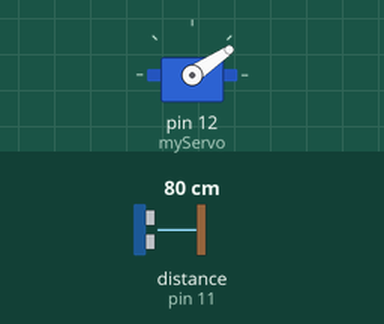
This sketch was run on a simulated Arduino Uno, built with avr-gcc and run on an emulated ATmega328P. Shown: servo. The inputs (shaded band) are chosen by the test bench; at power-on: distance to the obstacle (sensor on pin 11) 80 cm. The echo pulse lasts 58.3 µs per cm; what the sketch prints to the serial monitor is not drawn.

Above: at 1.25 s.
1.3 s: distance to the obstacle (sensor on pin 11) set to 2 cm
At 1.98 s:
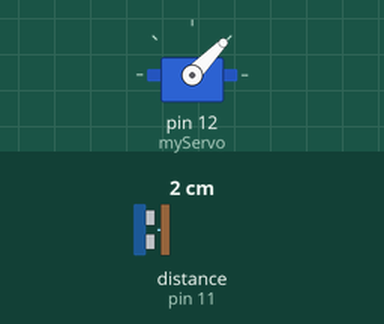
4.3 s: distance to the obstacle (sensor on pin 11) set to 4 cm
At 4.3 s:
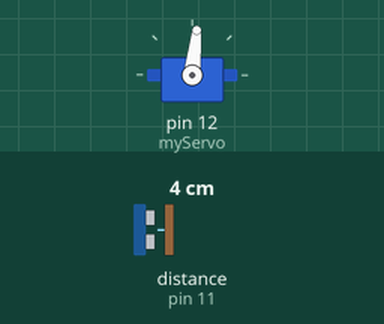
Timing chart, 0 to 16.3 s (numbered marks = the images above; inputs shaded):
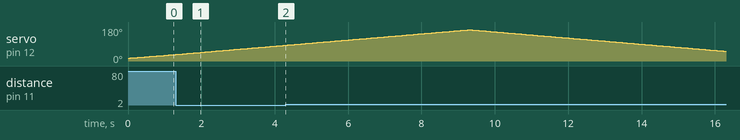

The sketch:

Radar.ino
```cpp
// Includes the libraries
#include <Servo.h>
#include <NewPing.h>

// Defines Tirg and Echo pins of the Ultrasonic Sensor
const int trigPin = 10;  // Arduino pin tied to trigger pin on the ultrasonic sensor.
const int echoPin = 11;  // Arduino pin tied to echo pin on the ultrasonic sensor.
const int maxDistance = 200; // Maximum distance we want to ping for (in centimeters). Maximum sensor distance is rated at 400-500cm.

// Variables for the duration and the distance
long duration;
int distance;
const int turnSpeed = 60; // delay in ms for each degree value

Servo myServo; // Creates a servo object for controlling the servo motor

NewPing sonar(trigPin, echoPin, maxDistance); // NewPing setup of pins and maximum distance.

void setup() {
  pinMode(trigPin, OUTPUT); // Sets the trigPin as an Output
  pinMode(echoPin, INPUT); // Sets the echoPin as an Input
  Serial.begin(9600);
  myServo.attach(12); // Defines on which pin is the servo motor attached
}

void loop() {
  // rotates the servo motor from 15 to 165 degrees
  for(int i=15; i<=165; i++){
  myServo.write(i);
  delay(turnSpeed);
  distance = sonar.ping_cm();// Calls a function for calculating the distance measured by the Ultrasonic sensor for each degree
  if(distance == 0) distance = maxDistance;
  Serial.print(i); // Sends the current degree into the Serial Port
  Serial.print(","); // Sends addition character right next to the previous value needed later in the Processing IDE for indexing
  Serial.print(distance); // Sends the distance value into the Serial Port
  Serial.print("."); // Sends addition character right next to the previous value needed later in the Processing IDE for indexing
  }
  // Repeats the previous lines from 165 to 15 degrees
  for(int i=165; i>15; i--){
  myServo.write(i);
  delay(turnSpeed);
  distance = sonar.ping_cm();
  if(distance == 0) distance = maxDistance;
  Serial.print(i);
  Serial.print(",");
  Serial.print(distance);
  Serial.print(".");
  }
}
```

Measured:
- by itself, servo on pin 12 (myServo): rises from 84° to 165° in 4.9 s, then falls to 51° in 7.0 s
